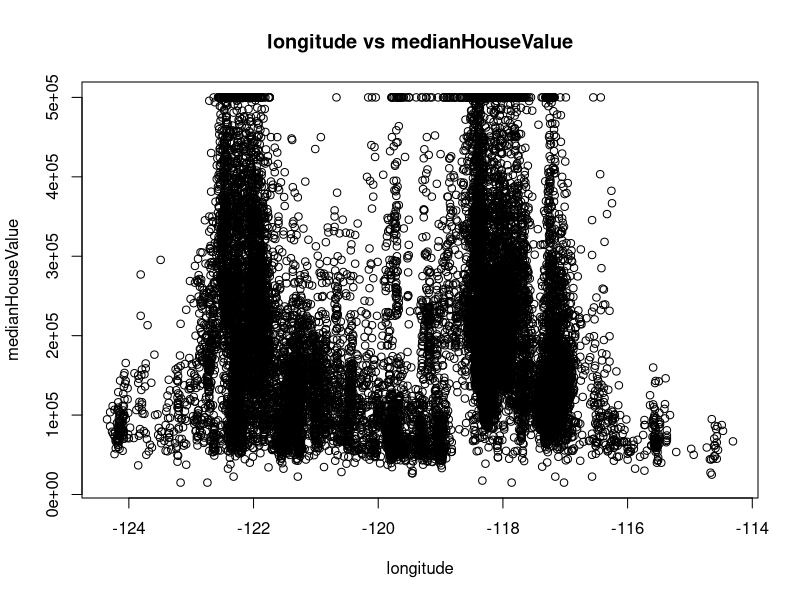
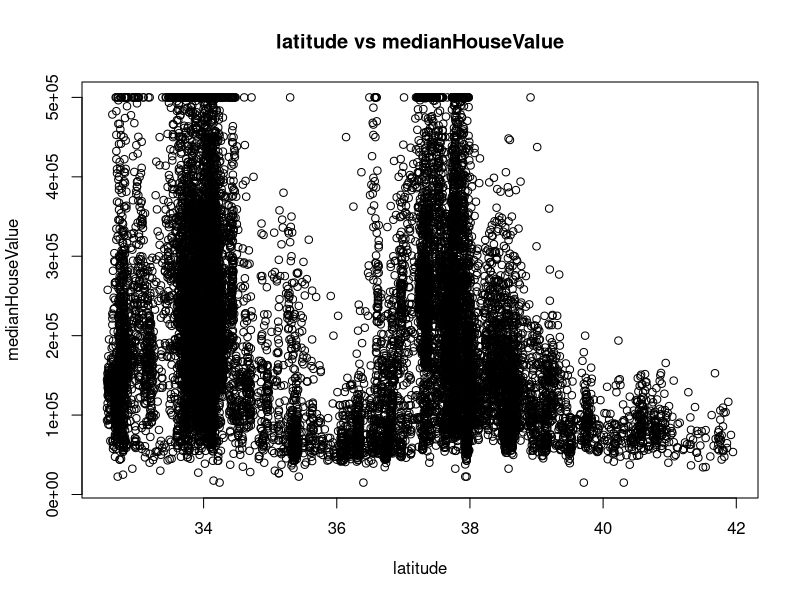
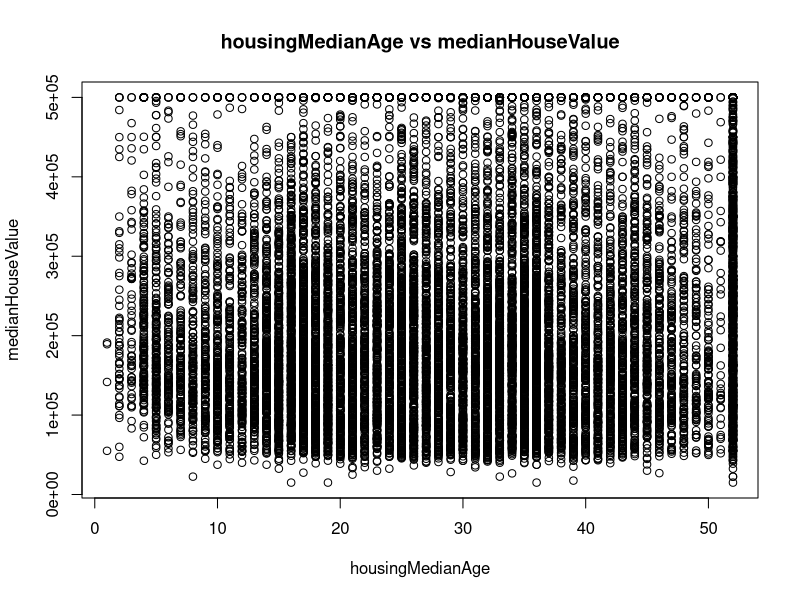
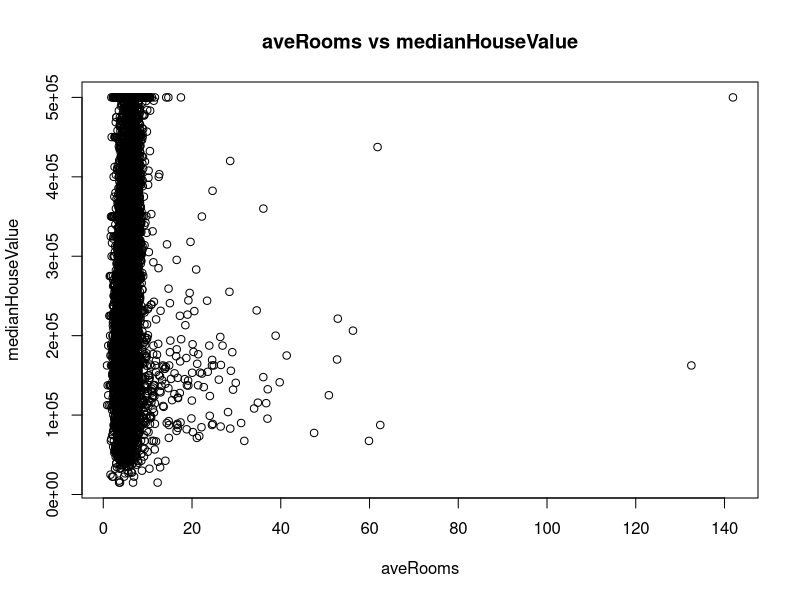
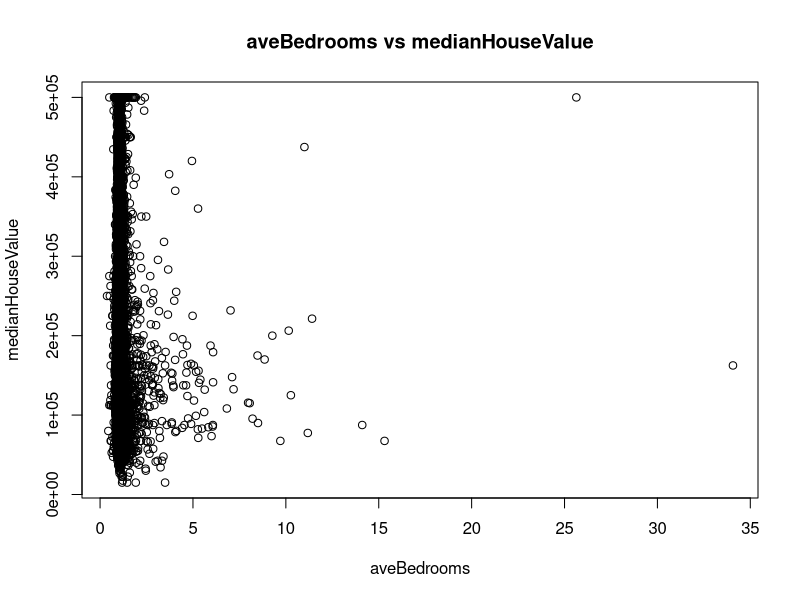
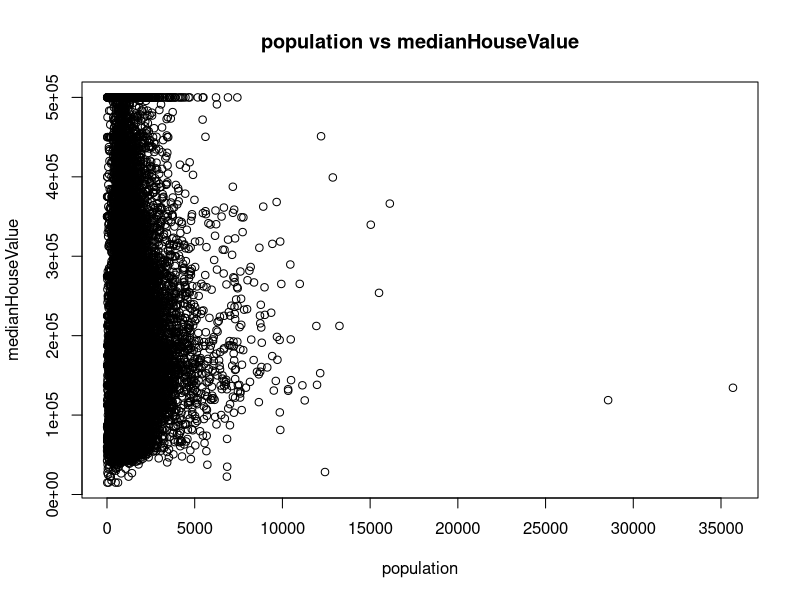
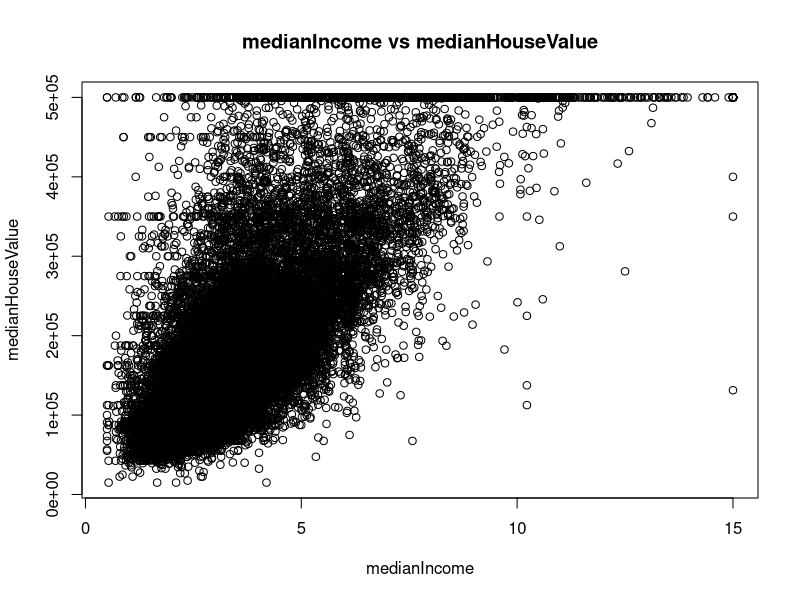
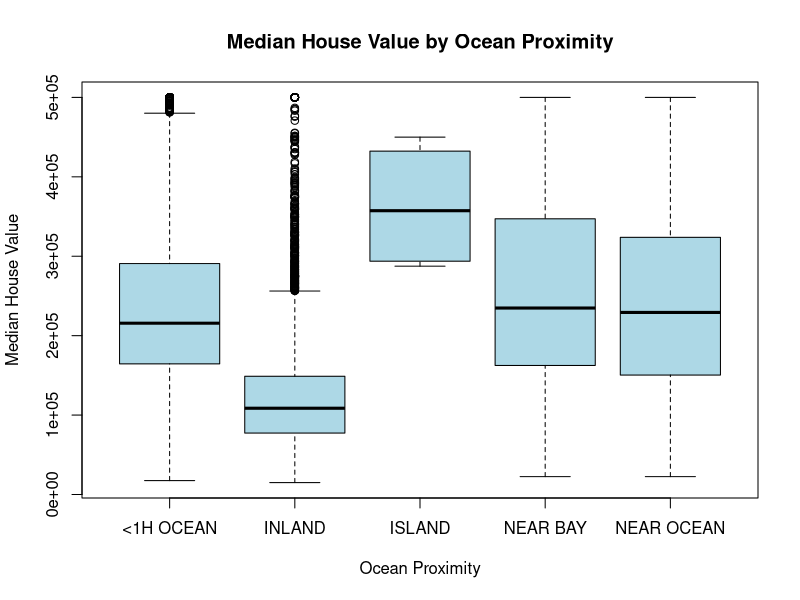

Source code (R) for these figures, in order: (Note: this script raises an error after producing the figures.)
## ---- chunk 1
knitr::opts_chunk$set(echo = TRUE)
## ---- chunk 2
data <- read.csv("Assignt1_data.csv")

# Summary stuff
str(data) 
summary(data)
head(data)
dim(data) 
data$oceanProximity <- as.factor(data$oceanProximity)

# NA's
incomplete_rows <- data[!complete.cases(data), ] # these are all missing aveBedrooms.
data <- na.omit(data)
rownames(data) <- 1:nrow(data) # need to do this otherwise can't remove outliers



#censoring
data[order(-data$medianHouseValue), ]
value <- 500001  # change to your target value
percentage <- mean(data$medianHouseValue == value) * 100
cat("Percentage of data with medianHouseValue =", value, "is", percentage, "%\n")


# initial plots
target_col <- "medianHouseValue"
exclude <- c("id","oceanProximity",target_col)

for (col in names(data)) {
  if (!(col %in% exclude)) {
    plot(data[[col]], data[[target_col]],
         xlab = col,
         ylab = target_col,
         main = paste(col, "vs", target_col))
  }
}
# For qualitative variable
boxplot(medianHouseValue ~ oceanProximity, data = data,
        main = "Median House Value by Ocean Proximity",
        xlab = "Ocean Proximity",
        ylab = "Median House Value",
        col = "lightblue")

# Need to include more stuff, very basic here

## ---- chunk 3
#Do each linear regression separately and view plots
#longitude, clearly non-linear poly?
lm.fit <- lm(medianHouseValue~longitude,data = data) 
summary(lm.fit)
plot(lm.fit)

# latitude, again non-linear poly?
lm.fit <- lm(medianHouseValue~latitude,data = data) 
summary(lm.fit)
plot(lm.fit)

#housing median age - good fit for first graph
lm.fit <- lm(medianHouseValue~housingMedianAge,data = data) 
summary(lm.fit)
plot(lm.fit)

#aveRooms, definitely non-linear, big issue with high leverage points
lm.fit <- lm(medianHouseValue~aveRooms,data = data) 
summary(lm.fit)
plot(lm.fit)


#aveBedrooms, issue with high leverage points
lm.fit <- lm(medianHouseValue~aveBedrooms,data = data) 
summary(lm.fit)
plot(lm.fit)

#population, issues with leverage, heterscedascity
lm.fit <- lm(medianHouseValue~population,data = data) 
summary(lm.fit)
plot(lm.fit)

#medianIncome non-linear and heterscedascity, some influential points too
lm.fit <- lm(medianHouseValue~medianIncome,data = data) 
summary(lm.fit)
plot(lm.fit)

#oceanProximity catergorical and need to play around with this a bit
lm.fit <- lm(medianHouseValue~oceanProximity,data = data) 
summary(lm.fit)
plot(lm.fit)

# Keep medianIncome the same
#playing around a bit
#medianIncome non-linear and heterscedascity, some influential points too
#better
lm.fit <- lm(medianHouseValue~log(medianIncome),data = data) 
summary(lm.fit)
plot(lm.fit)

#poly 2 looks pretty good, better than log
lm.fit <- lm(medianHouseValue~poly(medianIncome,2),data = data) 
summary(lm.fit)
plot(lm.fit)


## MOST IMPORTANT BITS

#looks way better
#population, issues with leverage, heterscedascity
lm.fit <- lm(medianHouseValue~log(population),data = data) 
summary(lm.fit)
plot(lm.fit)


lm.fit <- lm(medianHouseValue~bedroomsPerRoom,data = data) 
summary(lm.fit)
plot(lm.fit)

## ---- chunk 4
# initial model
# New fit
data$bedroomsPerRoom <- data$aveBedrooms / data$aveRooms
lm.fit <- lm(medianHouseValue~.-id-bedroomsPerRoom,data = data) # ID not a relevant predictor
summary(lm.fit)
# population (population in particular) and island and near bay look iffy
deviance(lm.fit)
contrasts(data$oceanProximity)


plot(lm.fit)
# some outliers/leverage points
# clear heteroscedasticity


# Checking Collinearity
library(car)
vif(lm.fit)

# Correlation matrix
numeric_vars <- data[sapply(data, is.numeric)]
cor_matrix <- cor(numeric_vars, use = "complete.obs")
round(cor_matrix, 2)

#Long and lat highly correlated, so are ave rooms and ave bedrooms
# can create a bedrooms to rooms ratio and include that. Or just exclude one
# also test exclude the houses with like 40 rooms, could be leverage point
# or can do interaction term?? This might be simpler. See which one is better after testing

library(leaps)

regfit.full=regsubsets(medianHouseValue~.-id,data = data,nvmax =12)
summary(regfit.full)


# Choosing the best from the linear model
reg.summary=summary(regfit.full)
names(reg.summary)
reg.summary$rsq
par(mfrow=c(2,2))
plot(reg.summary$rss,xlab="Number of Variables",ylab="RSS",type="l")
plot(reg.summary$adjr2,xlab="Number of Variables",ylab="Adjusted RSq",type="l")
# Find out the case with maximal adjusted R^2
which.max(reg.summary$adjr2)
# Draw points in the latest plot
points(12,reg.summary$adjr2[12], col="red",cex=2,pch=20) #Look at graph to choose best value of k, i.e. highest adjRsq
plot(reg.summary$cp,xlab="Number of Variables",ylab="Cp",type='l')
which.min(reg.summary$cp)
points(12,reg.summary$cp[10],col="red",cex=2,pch=20)
plot(reg.summary$bic,xlab="Number of Variables",ylab="BIC",type='l')
which.min(reg.summary$bic)
points(which.min(reg.summary$bic),reg.summary$bic[which.min(reg.summary$bic)],col="red",cex=2,pch=20) #a better way


## ---- chunk 5




## ---- chunk 6

library(leaps)
#since can't call predict for regsubsets. doing the same thing as the for loop
predict.regsubsets=function(object,newdata,id,...){ #... allows for other arguments to be passed into the function
  form=as.formula(object$call[[2]])
  mat=model.matrix(form,newdata)
  coefi=coef(object,id=id)
  xvars=names(coefi)
  mat[,xvars]%*%coefi
}

## ---- chunk 7
library(leaps)
library(car)
# k-fold CV
#medianHouseValue~.-id-oceanProximity-medianIncome+log(medianIncome)+longitude:latitude+log(population)
lm.fit <- lm(medianHouseValue~.-id-oceanProximity-aveRooms-aveBedrooms+longitude:latitude+log(population),data = data)
summary(lm.fit)
nvmax <- length(coef(lm.fit)) - 1


k=10
set.seed(3)
folds=sample(1:k,nrow(data),replace=TRUE)
cv.errors=matrix(NA,k,nvmax, dimnames=list(NULL, paste(1:nvmax))) # NA means no data, NULL means no row names


for(j in 1:k){
  best.fit=regsubsets(medianHouseValue~.-id-oceanProximity-aveRooms-aveBedrooms+longitude:latitude+log(population),data = data[folds!=j,],nvmax=nvmax)
  for(i in 1:nvmax){
    pred=predict(best.fit,data[folds==j,],id=i)
    cv.errors[j,i]=mean( (data$medianHouseValue[folds==j]-pred)^2)
  }
}
mean.cv.errors=apply(cv.errors,2,mean)
mean.cv.errors
par(mfrow=c(1,1))
best.model.size <- as.numeric(names(which.min(mean.cv.errors)))
plot(mean.cv.errors,type='b')
points(best.model.size, mean.cv.errors[best.model.size], col = "red", pch = 19, cex = 1.5)
# Obtain the best subset model using the full data and CV selected id
reg.best=regsubsets(medianHouseValue~.-id-oceanProximity-aveRooms-aveBedrooms+longitude:latitude+log(population),data = data, nvmax=nvmax)
coef(reg.best,best.model.size)


best.predictors = names(coef(reg.best, best.model.size))[-1]  # remove intercept
# Create formula dynamically
formula.best = as.formula(paste("medianHouseValue ~", paste(best.predictors, collapse = " + ")))

# Fit the model using lm
model.best = lm(formula.best, data = data)
summary(model.best)
vif(model.best,type = "predictor")

# With oceanProximity
new.formula = update(formula.best, . ~ . + oceanProximity)
model.best = lm(new.formula, data = data)
summary(model.best)
vif(model.best,type = "predictor")


#with oceanProximity is better

plot(model.best)


# Remove outliers
data_unlev <- data[c(7420,7421,7419),] # these are all island - ridge or lasso can get rid of this
## ---- chunk 8

library(glmnet)
x = model.matrix(new.formula, data = data)[, -1]  # Remove intercept column
y = data$medianHouseValue

# Perform 10-fold cross-validation to find the best lambda
set.seed(7)  
cv.ridge = cv.glmnet(x, y, alpha = 0, nfolds = 10)

# Extract best lambda (lambda.min gives lambda with minimum MSE)
best.lambda = cv.ridge$lambda.min

ridge.model = glmnet(x, y, alpha = 0, lambda = best.lambda)
coef(ridge.model) #not very good!
coef(model.best)
